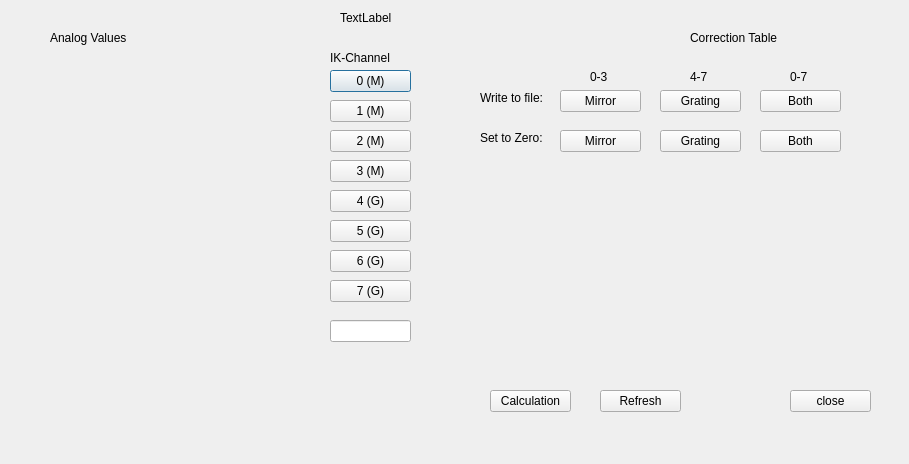
<?xml version="1.0" encoding="UTF-8"?>
<ui version="4.0">
 <class>heydemanndata</class>
 <widget class="QDialog" name="heydemanndata">
  <property name="geometry">
   <rect>
    <x>0</x>
    <y>0</y>
    <width>909</width>
    <height>464</height>
   </rect>
  </property>
  <property name="windowTitle">
   <string>Dialog</string>
  </property>
  <widget class="QCALabel" name="label">
   <property name="geometry">
    <rect>
     <x>340</x>
     <y>10</y>
     <width>131</width>
     <height>16</height>
    </rect>
   </property>
   <property name="text">
    <string>TextLabel</string>
   </property>
   <property name="pv" stdset="0">
    <string>u411pgm1:MonoName</string>
   </property>
  </widget>
  <widget class="QwtPlot" name="qwtPlot">
   <property name="geometry">
    <rect>
     <x>0</x>
     <y>50</y>
     <width>301</width>
     <height>351</height>
    </rect>
   </property>
  </widget>
  <widget class="QLabel" name="label_2">
   <property name="geometry">
    <rect>
     <x>330</x>
     <y>50</y>
     <width>71</width>
     <height>16</height>
    </rect>
   </property>
   <property name="text">
    <string>IK-Channel</string>
   </property>
  </widget>
  <widget class="QLabel" name="label_3">
   <property name="geometry">
    <rect>
     <x>50</x>
     <y>30</y>
     <width>91</width>
     <height>16</height>
    </rect>
   </property>
   <property name="text">
    <string>Analog Values</string>
   </property>
  </widget>
  <widget class="QCAPushButton" name="pushButton">
   <property name="geometry">
    <rect>
     <x>330</x>
     <y>70</y>
     <width>81</width>
     <height>22</height>
    </rect>
   </property>
   <property name="text">
    <string>0 (M)</string>
   </property>
   <property name="pv" stdset="0">
    <string>u411pgm1:mbboHeydSignal</string>
   </property>
  </widget>
  <widget class="QCAPushButton" name="pushButton_2">
   <property name="geometry">
    <rect>
     <x>330</x>
     <y>100</y>
     <width>81</width>
     <height>22</height>
    </rect>
   </property>
   <property name="text">
    <string>1 (M)</string>
   </property>
   <property name="pv" stdset="0">
    <string>u411pgm1:mbboHeydSignal</string>
   </property>
  </widget>
  <widget class="QCAPushButton" name="pushButton_3">
   <property name="geometry">
    <rect>
     <x>330</x>
     <y>130</y>
     <width>81</width>
     <height>22</height>
    </rect>
   </property>
   <property name="text">
    <string>2 (M)</string>
   </property>
   <property name="pv" stdset="0">
    <string>u411pgm1:mbboHeydSignal</string>
   </property>
  </widget>
  <widget class="QCAPushButton" name="pushButton_4">
   <property name="geometry">
    <rect>
     <x>330</x>
     <y>160</y>
     <width>81</width>
     <height>22</height>
    </rect>
   </property>
   <property name="text">
    <string>3 (M)</string>
   </property>
   <property name="pv" stdset="0">
    <string>u411pgm1:mbboHeydSignal</string>
   </property>
  </widget>
  <widget class="QCAPushButton" name="pushButton_5">
   <property name="geometry">
    <rect>
     <x>330</x>
     <y>190</y>
     <width>81</width>
     <height>22</height>
    </rect>
   </property>
   <property name="text">
    <string>4 (G)</string>
   </property>
   <property name="pv" stdset="0">
    <string>u411pgm1:mbboHeydSignal</string>
   </property>
  </widget>
  <widget class="QCAPushButton" name="pushButton_6">
   <property name="geometry">
    <rect>
     <x>330</x>
     <y>220</y>
     <width>81</width>
     <height>22</height>
    </rect>
   </property>
   <property name="text">
    <string>5 (G)</string>
   </property>
   <property name="pv" stdset="0">
    <string>u411pgm1:mbboHeydSignal</string>
   </property>
  </widget>
  <widget class="QCAPushButton" name="pushButton_7">
   <property name="geometry">
    <rect>
     <x>330</x>
     <y>250</y>
     <width>81</width>
     <height>22</height>
    </rect>
   </property>
   <property name="text">
    <string>6 (G)</string>
   </property>
   <property name="pv" stdset="0">
    <string>u411pgm1:mbboHeydSignal</string>
   </property>
  </widget>
  <widget class="QCAPushButton" name="pushButton_8">
   <property name="geometry">
    <rect>
     <x>330</x>
     <y>280</y>
     <width>81</width>
     <height>22</height>
    </rect>
   </property>
   <property name="text">
    <string>7 (G)</string>
   </property>
   <property name="pv" stdset="0">
    <string>u411pgm1:mbboHeydSignal</string>
   </property>
  </widget>
  <widget class="QLineEdit" name="lineEdit">
   <property name="geometry">
    <rect>
     <x>330</x>
     <y>320</y>
     <width>81</width>
     <height>22</height>
    </rect>
   </property>
  </widget>
  <widget class="QLabel" name="label_4">
   <property name="geometry">
    <rect>
     <x>690</x>
     <y>30</y>
     <width>111</width>
     <height>16</height>
    </rect>
   </property>
   <property name="text">
    <string>Correction Table</string>
   </property>
  </widget>
  <widget class="QLabel" name="label_5">
   <property name="geometry">
    <rect>
     <x>480</x>
     <y>90</y>
     <width>81</width>
     <height>16</height>
    </rect>
   </property>
   <property name="text">
    <string>Write to file:</string>
   </property>
  </widget>
  <widget class="QLabel" name="label_6">
   <property name="geometry">
    <rect>
     <x>590</x>
     <y>70</y>
     <width>59</width>
     <height>14</height>
    </rect>
   </property>
   <property name="text">
    <string>0-3</string>
   </property>
  </widget>
  <widget class="QCAPushButton" name="pushButton_9">
   <property name="geometry">
    <rect>
     <x>560</x>
     <y>90</y>
     <width>81</width>
     <height>22</height>
    </rect>
   </property>
   <property name="text">
    <string>Mirror</string>
   </property>
   <property name="pv" stdset="0">
    <string>u411pgm1:IK_AKTION</string>
   </property>
  </widget>
  <widget class="QCAPushButton" name="pushButton_10">
   <property name="geometry">
    <rect>
     <x>560</x>
     <y>130</y>
     <width>81</width>
     <height>22</height>
    </rect>
   </property>
   <property name="text">
    <string>Mirror</string>
   </property>
   <property name="pv" stdset="0">
    <string>u411pgm1:IK_AKTION</string>
   </property>
  </widget>
  <widget class="QLabel" name="label_8">
   <property name="geometry">
    <rect>
     <x>480</x>
     <y>130</y>
     <width>81</width>
     <height>16</height>
    </rect>
   </property>
   <property name="text">
    <string>Set to Zero:</string>
   </property>
  </widget>
  <widget class="QLabel" name="label_7">
   <property name="geometry">
    <rect>
     <x>690</x>
     <y>70</y>
     <width>59</width>
     <height>14</height>
    </rect>
   </property>
   <property name="text">
    <string>4-7</string>
   </property>
  </widget>
  <widget class="QCAPushButton" name="pushButton_11">
   <property name="geometry">
    <rect>
     <x>660</x>
     <y>130</y>
     <width>81</width>
     <height>22</height>
    </rect>
   </property>
   <property name="text">
    <string>Grating</string>
   </property>
   <property name="pv" stdset="0">
    <string>u411pgm1:IK_AKTION</string>
   </property>
  </widget>
  <widget class="QCAPushButton" name="pushButton_12">
   <property name="geometry">
    <rect>
     <x>660</x>
     <y>90</y>
     <width>81</width>
     <height>22</height>
    </rect>
   </property>
   <property name="text">
    <string>Grating</string>
   </property>
   <property name="pv" stdset="0">
    <string>u411pgm1:IK_AKTION</string>
   </property>
  </widget>
  <widget class="QLabel" name="label_9">
   <property name="geometry">
    <rect>
     <x>790</x>
     <y>70</y>
     <width>59</width>
     <height>14</height>
    </rect>
   </property>
   <property name="text">
    <string>0-7</string>
   </property>
  </widget>
  <widget class="QCAPushButton" name="pushButton_13">
   <property name="geometry">
    <rect>
     <x>760</x>
     <y>130</y>
     <width>81</width>
     <height>22</height>
    </rect>
   </property>
   <property name="text">
    <string>Both</string>
   </property>
   <property name="pv" stdset="0">
    <string>u411pgm1:IK_AKTION</string>
   </property>
  </widget>
  <widget class="QCAPushButton" name="pushButton_14">
   <property name="geometry">
    <rect>
     <x>760</x>
     <y>90</y>
     <width>81</width>
     <height>22</height>
    </rect>
   </property>
   <property name="text">
    <string>Both</string>
   </property>
   <property name="pv" stdset="0">
    <string>u411pgm1:IK_AKTION</string>
   </property>
  </widget>
  <widget class="QwtPlot" name="qwtPlot_2">
   <property name="geometry">
    <rect>
     <x>460</x>
     <y>170</y>
     <width>431</width>
     <height>200</height>
    </rect>
   </property>
  </widget>
  <widget class="QPushButton" name="pushButton_15">
   <property name="geometry">
    <rect>
     <x>490</x>
     <y>390</y>
     <width>81</width>
     <height>22</height>
    </rect>
   </property>
   <property name="text">
    <string>Calculation</string>
   </property>
  </widget>
  <widget class="QCAPushButton" name="pushButton_16">
   <property name="geometry">
    <rect>
     <x>600</x>
     <y>390</y>
     <width>81</width>
     <height>22</height>
    </rect>
   </property>
   <property name="text">
    <string>Refresh</string>
   </property>
   <property name="pv" stdset="0">
    <string>u411pgm1:aoHeydSignal.PROC</string>
   </property>
  </widget>
  <widget class="QPushButton" name="pushButton_17">
   <property name="geometry">
    <rect>
     <x>790</x>
     <y>390</y>
     <width>81</width>
     <height>22</height>
    </rect>
   </property>
   <property name="text">
    <string>close</string>
   </property>
  </widget>
 </widget>
 <customwidgets>
  <customwidget>
   <class>QwtPlot</class>
   <extends>QFrame</extends>
   <header>qwt_plot.h</header>
  </customwidget>
  <customwidget>
   <class>QCALabel</class>
   <extends>QLabel</extends>
   <header>qcalabel.h</header>
  </customwidget>
  <customwidget>
   <class>QCAPushButton</class>
   <extends>QPushButton</extends>
   <header>qcapushbutton.h</header>
  </customwidget>
 </customwidgets>
 <resources/>
 <connections/>
</ui>
